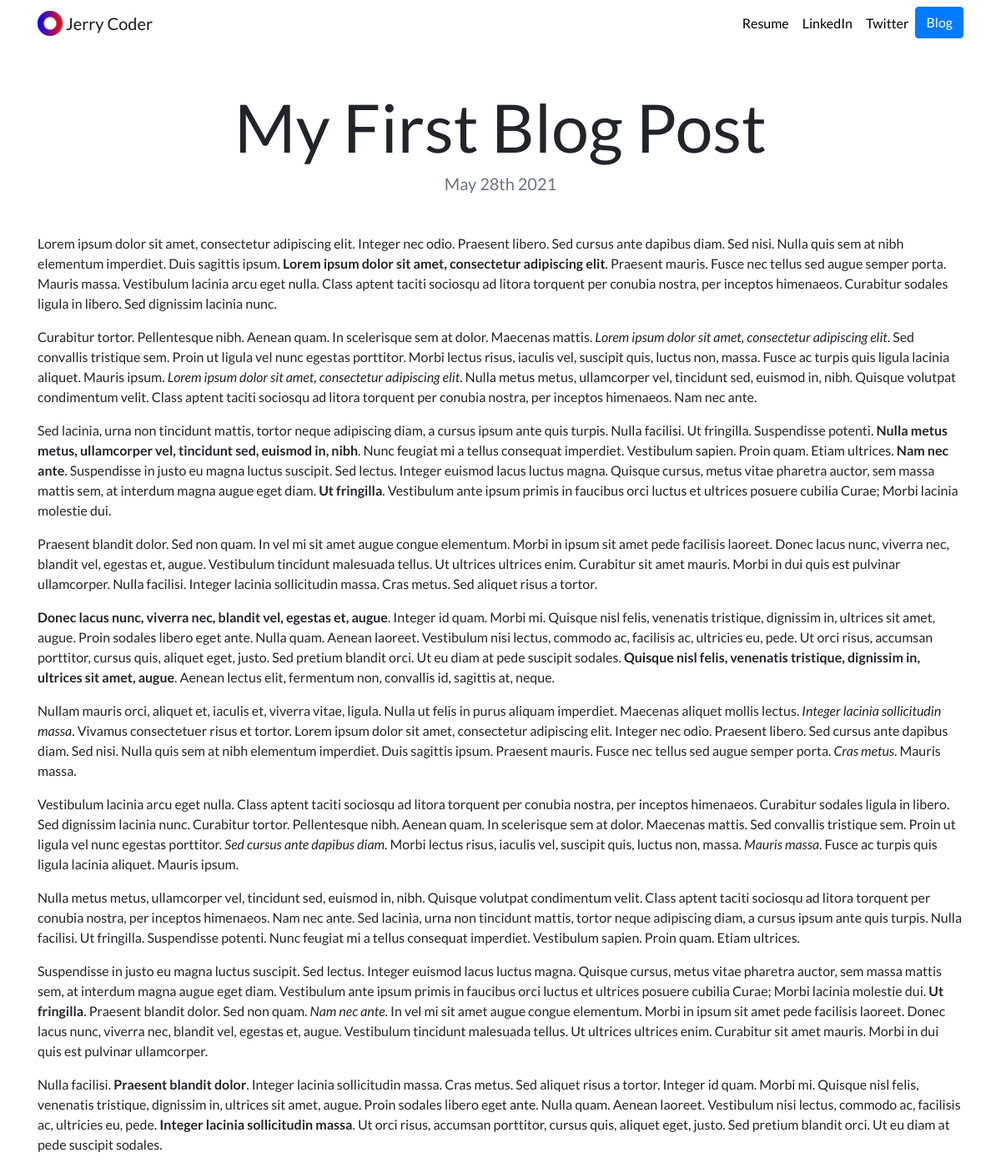
Screenshot of /blog/9 with the database file from the repository.
### blog/models.py (models this page shows, shortened)
class Blog(models.Model):
    title = models.CharField(max_length=100)
    sub_title = models.CharField(max_length=80)
    create_date = models.DateField(auto_now_add=True)
    information = models.TextField(blank=True)
    image_url = models.CharField(max_length=255,blank=True)
    url = models.CharField(max_length=255,blank=True)

### blog/views.py (the view)
# urls.py: path('<int:blog_id>', views.detail, name='detail'),
def detail(request, blog_id):
    blog = get_object_or_404(Blog, pk=blog_id)
    return render(request, 'blog/detail.html', {'blog':blog})

### blog/templates/blog/detail.html
{% extends "portfolio/base.html" %}
{% load static %}
{% block content %}
    <h1 class="text-center mt-5" id="blogdetailtitle">{{ blog.title }}</h1>
    <h5 class="text-center text-muted mb-5">{{ blog.create_date|date:'F jS Y' }}</h5>
    {{ blog.information|safe }}
{% endblock %}

### portfolio/static/portfolio/custom.css (style rules this page uses)
body { font-family: 'Lato', sans-serif; }
@media (min-width: 992px) { #blogdetailtitle { font-size: 5rem; } }

### rows the page displays
Blog: title "My First Blog Post", create_date "May 28th 2021", information "Lorem ipsum dolor sit amet, consectetur adipiscing elit. Integer nec odio. Praesent libero. Sed cursus ante dapibus diam. Sed nisi. Nulla quis sem at nibh elementum imperdiet. Duis sagittis ipsum. Lorem ipsum dolor sit amet, consectetur adipiscing elit . Praesent mauris. Fusce nec tellus sed augue semper porta. Mauris massa. Vestibulum lacinia arcu eget nulla. Class aptent taciti sociosqu ad litora torquent per conubia nostra, per inceptos himenaeos. Curabitur sodales ligula in libero. Sed dignissim lacinia nunc. Curabitur tortor. Pellentesque nibh. Aenean quam. In scelerisque sem at dolor. Maecenas mattis. Lorem ipsum dolor sit amet, consectetur adipiscing elit . Sed convallis tristique…"
